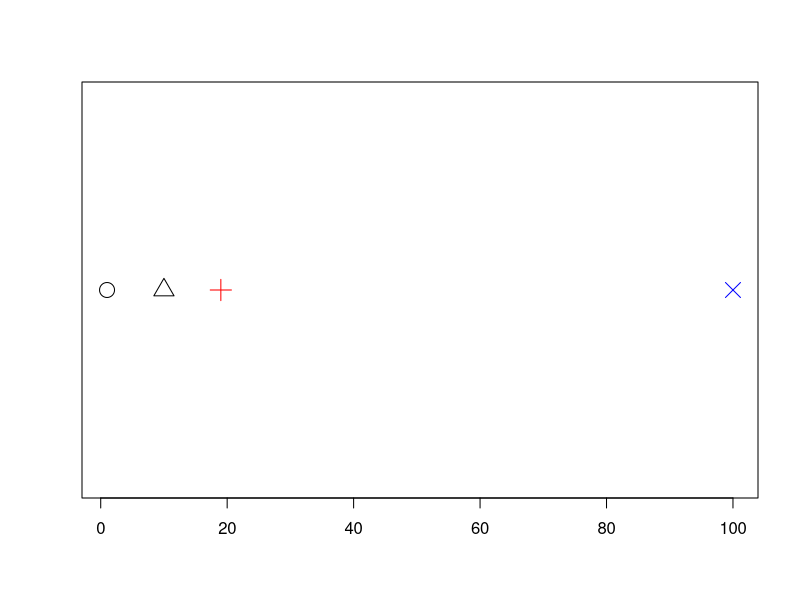
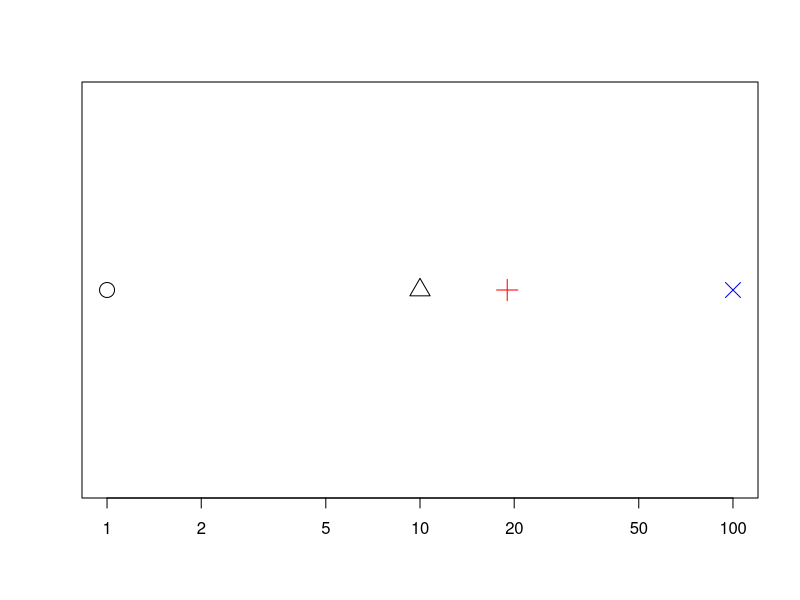

These charts were generated, in order, by the following R code:
x <- c(1, 10, 19, 100)

cplot <- function(x, log=""){
	plot(x, 0*x
		, yaxt="n", xlab="", ylab=""
		, cex=2.0, pch=1:4
		, col=c("black", "black", "red", "blue")
		, log=log
	)
}

cplot(x)
cplot(x, log="x")

